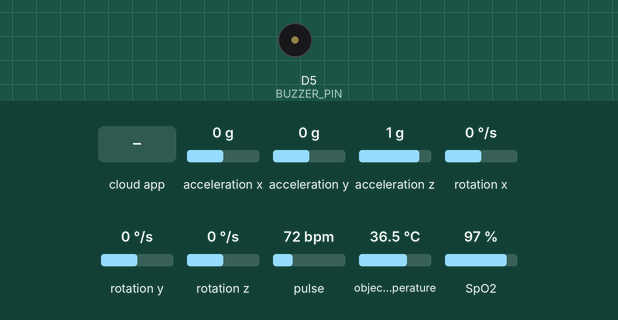
Simulated run of this sketch. Board: ESP8266 (NodeMCU). Shown: buzzer (waves = sounding, pin HIGH). Wiring (inferred from the names in the program): MPU-6050 motion sensor at I2C address 0x68. Inputs (shaded band) come from the test bench; at power-on: acceleration x 0 g, acceleration y 0 g, acceleration z 1 g, rotation x 0 °/s, rotation y 0 °/s, rotation z 0 °/s, pulse 72 bpm, object temperature 36.5 °C, SpO2 97 %. WiFi joins after 1.5 s; servers stay silent unless stated; the Firebase database answers and starts empty; what the sketch prints to the serial monitor is not drawn.

Above: at 3.2 s.
3.3 s: the phone or cloud app sets status to CONFIRMED
At 5.1 s:
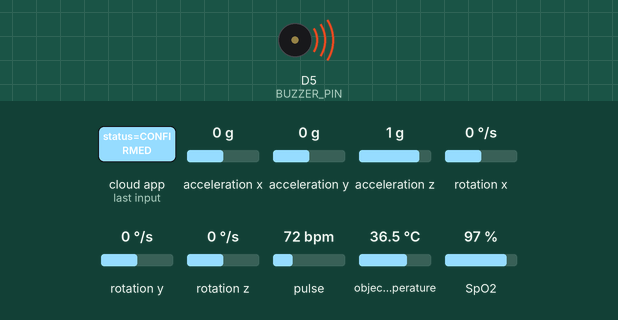
9.4 s: the phone or cloud app sets status to OK
11.7 s: the phone or cloud app sets status to PENDING
At 13.6 s:
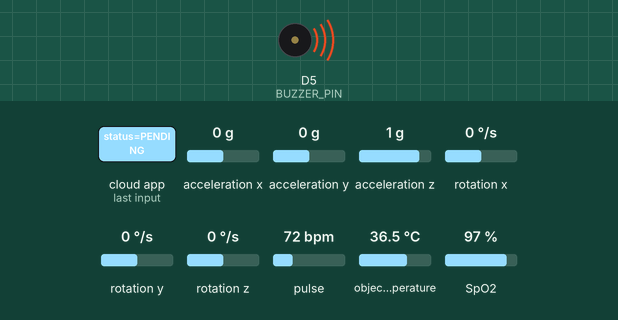
14.2 s: the phone or cloud app sets status to NONE
Timing chart, 0 to 21.4 s (numbered marks = the images above; inputs shaded):
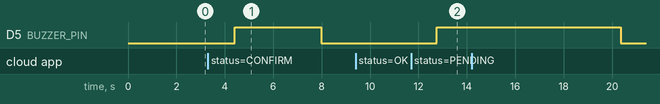

The sketch:

Sensors_Firebase_Implementation.ino
```cpp
#include <Wire.h>
#include <ESP8266WiFi.h>

#include <MAX30105.h>
#include <spo2_algorithm.h>

#include <Firebase_ESP_Client.h>
#include <Adafruit_MLX90614.h>

// ===================== WiFi =====================
#define WIFI_SSID     ""   //  wifi credentails
#define WIFI_PASSWORD ""   //  wifi credentails

// ===================== Firebase =====================
#define API_KEY "AIzaSyB8qVAcLPsMS2tLEonGFsw7Yz8VFF9mtBo"
#define DATABASE_URL "https://moeenapp-9a886-default-rtdb.firebaseio.com/"

#define FALL_PATH "/fall"
#define DEVICE_FALL_PATH "/devices/SD001/fall"

FirebaseData fbdo;
FirebaseAuth auth;
FirebaseConfig config;

// ===================== Sensors =====================
MAX30105 particleSensor;
Adafruit_MLX90614 mlx = Adafruit_MLX90614();

bool maxOk = false;
bool mlxOk = false;

// MAX buffers
#define BUFFER_SIZE 80
uint32_t irBuffer[BUFFER_SIZE];
uint32_t redBuffer[BUFFER_SIZE];

int32_t spo2;
int8_t validSPO2;
int32_t heartRate;
int8_t validHeartRate;

float smoothHR = 0;
float smoothSpO2 = 0;
bool fingerOff = false;

float estimatedTemp = 0;

// ===================== MPU6050 Fall sensor =====================
const int MPU_addr = 0x68;  // I2C address of MPU-6050

int16_t AcX, AcY, AcZ, Tmp, GyX, GyY, GyZ;
float ax=0, ay=0, az=0, gx=0, gy=0, gz=0;

bool trigger1=false;  // free-fall trigger
bool trigger2=false;  // impact trigger
bool trigger3=false;  // rotation trigger

unsigned long t1=0, t2=0, t3=0;
byte lowAmpCount = 0;

bool possibleFall = false;
unsigned long possibleFallStart = 0;

// ===================== BUZZER =====================
#define BUZZER_PIN D5
bool alarmActive = false;
unsigned long alarmStart = 0;
const unsigned long ALARM_DURATION_MS = 10000; //10 secons buzzer duration

// ===================== FALL EVENT COOLDOWN =====================
unsigned long lastFallEvent = 0;
const unsigned long FALL_COOLDOWN_MS = 8000;

// ===================== FALL CONFIRM + 3 MIN =====================
const unsigned long BUZZER_DELAY_S = 180; // after 3 minute
unsigned long lastStatusPoll = 0;
const unsigned long STATUS_POLL_MS = 1000;
unsigned long pendingTimestamp = 0;

// ===================== Sensor upload timing =====================
unsigned long previousMillis = 0;
bool firstSend = true;
const unsigned long first_interval = 60000;  // 1 min
const unsigned long normal_interval = 10000; // 10 sec

// ===================== Debug =====================
unsigned long lastHeartbeat = 0;

// ---------- I2C SCAN ----------
void scanI2C() {
  Serial.println("\nI2C scan start...");
  int found = 0;
  for (byte addr = 1; addr < 127; addr++) {
    Wire.beginTransmission(addr);
    if (Wire.endTransmission() == 0) {
      Serial.print("Found 0x");
      if (addr < 16) Serial.print("0");
      Serial.println(addr, HEX);
      found++;
    }
    delay(2);
  }
  if (found == 0) Serial.println("❌ No I2C devices found!");
  else Serial.println("✅ I2C scan done.");
}

// ---------- BUZZER FUNCTIONS ----------
void startBuzzer() {
  alarmActive = true;
  alarmStart = millis();
  digitalWrite(BUZZER_PIN, HIGH); // immediate ON for active buzzer
  Serial.println("🔊 BUZZER START");
}

void updateBuzzer() {
  if (!alarmActive) {
    digitalWrite(BUZZER_PIN, LOW);
    return;
  }

  if (millis() - alarmStart > ALARM_DURATION_MS) {
    alarmActive = false;
    digitalWrite(BUZZER_PIN, LOW);
    Serial.println("🔇 BUZZER STOP");
    return;
  }

  // beep pattern: 200ms ON / 200ms OFF
  if (((millis() - alarmStart) / 200) % 2 == 0) digitalWrite(BUZZER_PIN, HIGH);
  else digitalWrite(BUZZER_PIN, LOW);
}

// ---------- MPU READ  ----------
void mpu_read() {
  Wire.beginTransmission(MPU_addr);
  Wire.write(0x3B);
  Wire.endTransmission(false);
  Wire.requestFrom(MPU_addr, 14, true);

  AcX = Wire.read() << 8 | Wire.read();
  AcY = Wire.read() << 8 | Wire.read();
  AcZ = Wire.read() << 8 | Wire.read();
  Tmp = Wire.read() << 8 | Wire.read();
  GyX = Wire.read() << 8 | Wire.read();
  GyY = Wire.read() << 8 | Wire.read();
  GyZ = Wire.read() << 8 | Wire.read();
}

// ---------- Send fall to Firebase: PENDING + timestamp ----------
void sendFallPendingToFirebase(unsigned long tsSeconds ) {
  Firebase.RTDB.setString(&fbdo, FALL_PATH "/status", "PENDING");
  Firebase.RTDB.setString(&fbdo, DEVICE_FALL_PATH "/status", "PENDING");

  Firebase.RTDB.setInt(&fbdo, FALL_PATH  "/timestamp", (int)tsSeconds);
  Firebase.RTDB.setInt(&fbdo, DEVICE_FALL_PATH  "/timestamp", (int)tsSeconds);

  Serial.println("✅ Firebase: PENDING sent");
}

// ---------- SINGLE FALL HANDLER (PENDING only, no immediate buzzer) ----------
void triggerFallEvent() {
  if (millis() - lastFallEvent < FALL_COOLDOWN_MS) return;
  lastFallEvent = millis();

  Serial.println("FALL DETECTED -> sent PENDING (waiting CONFIRMED or 1min)");
  unsigned long tsSeconds  = millis() / 1000;
  sendFallPendingToFirebase(tsSeconds );
}

// ---------- Poll Firebase: CONFIRMED now OR 3-min pending ----------
void pollFallStatusAndHandleBuzzer() {
  if (millis() - lastStatusPoll < STATUS_POLL_MS) return;
  lastStatusPoll = millis();

  // Local "only once" guards
  static bool PendingBuzzStarts = false;
  static bool ConfirmedBuzzStarts = false;

  if (!Firebase.RTDB.getString(&fbdo, "/fall/status")) {
    Serial.println("❌ get /fall/status failed: " + fbdo.errorReason());
    return;
  }

  String status = fbdo.stringData();
  status.trim();

  Firebase.RTDB.setString(&fbdo, FALL_PATH "/status", status);

  // User OK -> reset to NONE
  if (status == "OK") {
    Serial.println("🛑 OK received -> stopping buzzer & resetting system");

    // Stop buzzer immediately
    alarmActive = false;
    digitalWrite(BUZZER_PIN, LOW);

    // Reset internal flags
    PendingBuzzStarts = false;
    ConfirmedBuzzStarts = false;

    // Clear Firebase state
    Firebase.RTDB.setString(&fbdo, FALL_PATH "/status", "NONE");
    Firebase.RTDB.setString(&fbdo, DEVICE_FALL_PATH "/status", "NONE");

    Firebase.RTDB.setInt(&fbdo, FALL_PATH  "/timestamp", 0);
    Firebase.RTDB.setInt(&fbdo, DEVICE_FALL_PATH  "/timestamp", 0);

    return;
  }

  if (status == "NONE") {
    PendingBuzzStarts = false;
    ConfirmedBuzzStarts = false;
    return;
  }


  // ✅ CONFIRMED -> buzzer ON only once,  NOT changing status
  if (status == "CONFIRMED") {
    if (!ConfirmedBuzzStarts) {
      Serial.println("🚨 CONFIRMED -> buzzer ON");
      startBuzzer();
      ConfirmedBuzzStarts = true;
    }
    return;
  }

  // ✅ PENDING -> after delay, buzzer ON only once
  if (status == "PENDING") {
    if (!PendingBuzzStarts) {
      Serial.println("⏳ Pending -> buzzer ON");
      startBuzzer();
      PendingBuzzStarts = true;
    }
    if (!Firebase.RTDB.getInt(&fbdo, DEVICE_FALL_PATH"/timestamp")) {
      Serial.println("❌ get /fall/timestamp failed: " + fbdo.errorReason());
      return;
    }

    pendingTimestamp = (unsigned long)fbdo.intData();
    unsigned long nowS = millis() / 1000;
    unsigned long elapsed = (nowS >= pendingTimestamp) ? (nowS - pendingTimestamp) : 0;

    static byte c = 0;
    if (++c % 5 == 0) {
      Serial.print("⏳ PENDING elapsed(s)=");
      Serial.println(elapsed);
    }

    if (elapsed >= BUZZER_DELAY_S) {

        Serial.println("⏱️ 3 min passed -> buzzer ON again (and set CONFIRMED)");
        Firebase.RTDB.setString(&fbdo, DEVICE_FALL_PATH "/status", "CONFIRMED");
        Firebase.RTDB.setString(&fbdo, FALL_PATH "/status", "CONFIRMED");

    }

    return;
  }

  // Any other unknown status -> do nothing
}

// ---------- Sensor reading ----------
void handleSensorReading() {
  // MAX30102
  if (!maxOk) {
    smoothHR = 0;
    smoothSpO2 = 0;
    fingerOff = true;
  } else {
    for (int i = 0; i < BUFFER_SIZE; i++) {
      unsigned long t = millis();
      while (!particleSensor.available()) {
        particleSensor.check();
        if (millis() - t > 200) return; // don't freeze
      }
      redBuffer[i] = particleSensor.getRed();
      irBuffer[i]  = particleSensor.getIR();
      particleSensor.nextSample();
    }

    maxim_heart_rate_and_oxygen_saturation(
      irBuffer, BUFFER_SIZE, redBuffer,
      &spo2, &validSPO2, &heartRate, &validHeartRate
    );

    fingerOff = (particleSensor.getIR() < 25000);

    if (fingerOff) {
      smoothHR = 0;
      smoothSpO2 = 0;
      validHeartRate = 0;
      validSPO2 = 0;
    } else {
      const float HR_OFFSET = -10.0;
      if (validHeartRate && heartRate > 40 && heartRate < 130) {
        float calibratedHR = heartRate + HR_OFFSET;
        smoothHR = 0.8 * smoothHR + 0.2 * calibratedHR;
      }
      if (validSPO2 && spo2 > 80 && spo2 <= 100) {
        smoothSpO2 = 0.7 * smoothSpO2 + 0.3 * spo2;
      }
    }
  }

  // MLX
  if (!mlxOk) {
    estimatedTemp = 0;
  } else {
    float obj = mlx.readObjectTempC();
    estimatedTemp = round((obj + 8.5) * 10) / 10.0;
  }
}

// ---------- Firebase sensorData upload ----------
void sendSensorData() {
  unsigned long now = millis();
  unsigned long interval = firstSend ? first_interval : normal_interval;
  if (now - previousMillis < interval) return;

  previousMillis = now;
  if (firstSend) {
    firstSend = false;
    Serial.println("First 1-minute send completed. Now every 10 seconds...");
  }

  FirebaseJson json;
  json.set("heartRate", (int)smoothHR);
  json.set("spo2", (int)smoothSpO2);
  json.set("ir", maxOk ? (int)irBuffer[BUFFER_SIZE - 1] : 0);
  json.set("red", maxOk ? (int)redBuffer[BUFFER_SIZE - 1] : 0);
  json.set("status", fingerOff ? "not connected" : "connected");
  json.set("temperature", estimatedTemp);

  if (Firebase.RTDB.setJSON(&fbdo, "/sensorData", &json)) {
    Serial.println("✅ sensorData sent");
  } else {
    Serial.println("❌ sensorData failed: " + fbdo.errorReason());
  }
}


//  FALL DETECTION sensor
void fallDetection() {
  mpu_read();

  // Calibrations (keep yours)
  ax = (AcX - 2050) / 16384.0;
  ay = (AcY - 77) / 16384.0;
  az = (AcZ - 1947) / 16384.0;

  gx = (GyX + 270) / 131.07;
  gy = (GyY - 351) / 131.07;
  gz = (GyZ + 136) / 131.07;

  float rawAmp = sqrt(ax*ax + ay*ay + az*az);
  int Amp = (int)(rawAmp * 10);

  int gyroMag = (int)sqrt(gx*gx + gy*gy + gz*gz);

  // Print Amp
  static unsigned long lastPrint = 0;
  if (millis() - lastPrint > 200) {
    lastPrint = millis();
    Serial.println(Amp);
  }

  // 1) NORMAL
  if (Amp > 6 && Amp < 10 && gyroMag < 40) {
    trigger1 = trigger2 = trigger3 = false;
    lowAmpCount = 0;
    possibleFall = false;
  }

  // 2) SLOW FALL DETECTION
  if (!possibleFall) {
    if ((Amp > 6 && Amp < 12 && gyroMag > 30) || (Amp >= 12 && gyroMag > 40)) {
      possibleFall = true;
      possibleFallStart = millis();
    }
  }

  if (possibleFall) {
    if (gyroMag < 15 && (millis() - possibleFallStart > 1200)) {
      triggerFallEvent();
      possibleFall = false;
    }

    if (millis() - possibleFallStart > 4000) {
      possibleFall = false;
    }
  }

  // 3) FAST FALL (FREE FALL → IMPACT → ROTATION → STILLNESS)
  if (Amp <= 5) lowAmpCount++;
  else lowAmpCount = 0;

  if (lowAmpCount >= 2 && !trigger1) {
    trigger1 = true;
    t1 = millis();
  }

  if (trigger1 && Amp >= 15 && (millis() - t1 < 500)) {
    trigger2 = true;
    trigger1 = false;
    t2 = millis();
  }

  if (trigger2 && gyroMag >= 120 && (millis() - t2 < 800)) {
    trigger3 = true;
    trigger2 = false;
    t3 = millis();
  }

  if (trigger3) {
    if (gyroMag < 15 && (millis() - t3 > 600)) {
      triggerFallEvent();
      trigger3 = false;
    }

    if (millis() - t3 > 2000) {
      trigger3 = false;
    }
  }
}

void setup() {
  Serial.begin(115200);
  delay(300);
  Serial.println("\n=== BOOT START ===");

  pinMode(BUZZER_PIN, OUTPUT);
  digitalWrite(BUZZER_PIN, LOW);

  // I2C start
  Wire.begin();
  Wire.setClock(100000);

  scanI2C(); //  if MPU/MAX/MLX are visible

  // MPU wake
  Wire.beginTransmission(MPU_addr);
  Wire.write(0x6B);
  Wire.write(0);
  Wire.endTransmission(true);
  Serial.println("✅ MPU wake command sent");

  // WiFi (timeout)
  Serial.println("Connecting WiFi...");
  WiFi.begin(WIFI_SSID, WIFI_PASSWORD);
  unsigned long start = millis();
  while (WiFi.status() != WL_CONNECTED && millis() - start < 15000) {
    delay(500);
    Serial.print(".");
  }
  Serial.println();

  if (WiFi.status() == WL_CONNECTED) {
    Serial.println("✅ WiFi connected");
    Serial.println(WiFi.localIP());
  } else {
    Serial.println("❌ WiFi not connected (Firebase will fail)");
  }

  // Firebase
  config.api_key = API_KEY;
  config.database_url = DATABASE_URL;
  auth.user.email = "esp@gmail.com";
  auth.user.password = "12345678";
  Firebase.begin(&config, &auth);
  Firebase.reconnectWiFi(true);
  Serial.println("🔥 Firebase begin done");

  // MAX30102
  maxOk = particleSensor.begin(Wire, I2C_SPEED_STANDARD);
  if (maxOk) {
    particleSensor.setup(100, 2, 2, 100, 411, 16384);
    particleSensor.setPulseAmplitudeGreen(0);
    Serial.println("✅ MAX30102 ready");
  } else {
    Serial.println("❌ MAX30102 not found");
  }

  // MLX
  mlxOk = mlx.begin();
  if (mlxOk) Serial.println("✅ MLX90614 ready");
  else Serial.println("❌ MLX90614 not found");

  Serial.println("=== BOOT END ===");
}

void loop() {
  updateBuzzer();

  if (millis() - lastHeartbeat > 2000) {
    lastHeartbeat = millis();
    Serial.println("...loop alive...");
  }

  // fast fall
  fallDetection();

  // confirm / 3 minute
  pollFallStatusAndHandleBuzzer();

  // sensors
  handleSensorReading();
  sendSensorData();

  delay(100); //  loop timing
}
```

Measured:
- after the input at 3.3 s, D5 (BUZZER_PIN): LOW → HIGH after 1.1 s, → LOW 3.6 s later
- after the input at 9.4 s, every drawn part: stays the same
- after the input at 11.7 s, D5 (BUZZER_PIN): LOW → HIGH after 1.1 s
